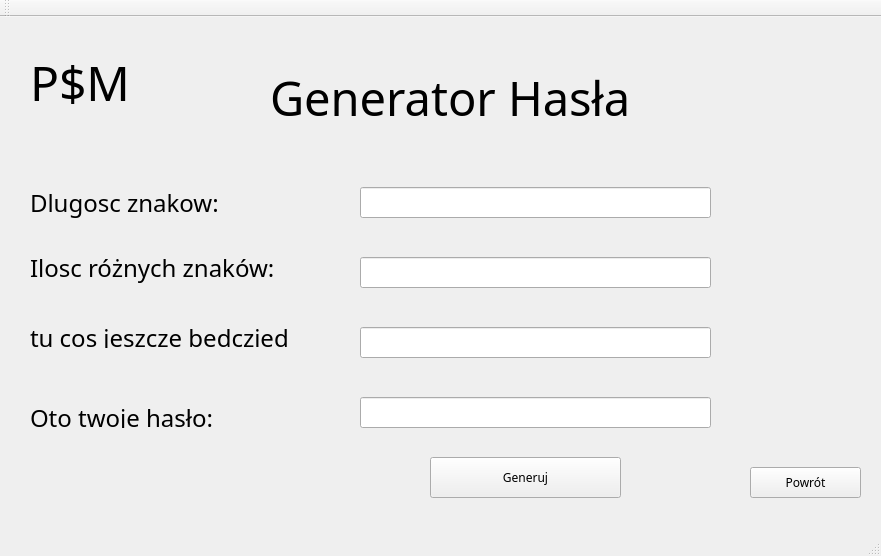
<?xml version="1.0" encoding="UTF-8"?>
<ui version="4.0">
 <class>GeneratePasswordClass</class>
 <widget class="QMainWindow" name="GeneratePasswordClass">
  <property name="geometry">
   <rect>
    <x>0</x>
    <y>0</y>
    <width>881</width>
    <height>556</height>
   </rect>
  </property>
  <property name="windowTitle">
   <string>GeneratePassword</string>
  </property>
  <widget class="QWidget" name="centralWidget">
   <widget class="QPushButton" name="gen_button">
    <property name="geometry">
     <rect>
      <x>430</x>
      <y>440</y>
      <width>191</width>
      <height>41</height>
     </rect>
    </property>
    <property name="font">
     <font>
      <family>Arial Black</family>
     </font>
    </property>
    <property name="text">
     <string>Generuj</string>
    </property>
   </widget>
   <widget class="QLabel" name="label_4">
    <property name="geometry">
     <rect>
      <x>30</x>
      <y>230</y>
      <width>311</width>
      <height>41</height>
     </rect>
    </property>
    <property name="font">
     <font>
      <family>Arial Black</family>
      <pointsize>18</pointsize>
     </font>
    </property>
    <property name="text">
     <string>Ilosc różnych znaków:</string>
    </property>
   </widget>
   <widget class="QLabel" name="label">
    <property name="geometry">
     <rect>
      <x>270</x>
      <y>20</y>
      <width>481</width>
      <height>121</height>
     </rect>
    </property>
    <property name="font">
     <font>
      <family>Arial Black</family>
      <pointsize>35</pointsize>
     </font>
    </property>
    <property name="text">
     <string>Generator Hasła</string>
    </property>
   </widget>
   <widget class="QLineEdit" name="lineEdit_length">
    <property name="geometry">
     <rect>
      <x>360</x>
      <y>170</y>
      <width>351</width>
      <height>31</height>
     </rect>
    </property>
   </widget>
   <widget class="QLabel" name="label_2">
    <property name="geometry">
     <rect>
      <x>30</x>
      <y>160</y>
      <width>291</width>
      <height>51</height>
     </rect>
    </property>
    <property name="font">
     <font>
      <family>Arial Black</family>
      <pointsize>18</pointsize>
     </font>
    </property>
    <property name="text">
     <string>Dlugosc znakow:</string>
    </property>
   </widget>
   <widget class="QLineEdit" name="lineEdit_distinct">
    <property name="geometry">
     <rect>
      <x>360</x>
      <y>240</y>
      <width>351</width>
      <height>31</height>
     </rect>
    </property>
   </widget>
   <widget class="QLabel" name="label_3">
    <property name="geometry">
     <rect>
      <x>30</x>
      <y>30</y>
      <width>121</width>
      <height>71</height>
     </rect>
    </property>
    <property name="font">
     <font>
      <family>Arial Black</family>
      <pointsize>36</pointsize>
     </font>
    </property>
    <property name="text">
     <string>P$M</string>
    </property>
   </widget>
   <widget class="QLineEdit" name="lineEdit_result">
    <property name="geometry">
     <rect>
      <x>360</x>
      <y>380</y>
      <width>351</width>
      <height>31</height>
     </rect>
    </property>
   </widget>
   <widget class="QLabel" name="label_5">
    <property name="geometry">
     <rect>
      <x>30</x>
      <y>390</y>
      <width>231</width>
      <height>21</height>
     </rect>
    </property>
    <property name="font">
     <font>
      <family>Arial Black</family>
      <pointsize>18</pointsize>
     </font>
    </property>
    <property name="text">
     <string>Oto twoje hasło:</string>
    </property>
   </widget>
   <widget class="QLabel" name="label_6">
    <property name="geometry">
     <rect>
      <x>30</x>
      <y>310</y>
      <width>641</width>
      <height>21</height>
     </rect>
    </property>
    <property name="font">
     <font>
      <family>Arial Black</family>
      <pointsize>18</pointsize>
     </font>
    </property>
    <property name="text">
     <string>tu cos jeszcze bedczied</string>
    </property>
   </widget>
   <widget class="QLineEdit" name="lineEdit_distinct_2">
    <property name="geometry">
     <rect>
      <x>360</x>
      <y>310</y>
      <width>351</width>
      <height>31</height>
     </rect>
    </property>
   </widget>
   <widget class="QPushButton" name="bachk_button">
    <property name="geometry">
     <rect>
      <x>750</x>
      <y>450</y>
      <width>111</width>
      <height>31</height>
     </rect>
    </property>
    <property name="font">
     <font>
      <family>Arial Black</family>
     </font>
    </property>
    <property name="text">
     <string>Powrót</string>
    </property>
   </widget>
  </widget>
  <widget class="QMenuBar" name="menuBar">
   <property name="geometry">
    <rect>
     <x>0</x>
     <y>0</y>
     <width>881</width>
     <height>21</height>
    </rect>
   </property>
  </widget>
  <widget class="QToolBar" name="mainToolBar">
   <attribute name="toolBarArea">
    <enum>TopToolBarArea</enum>
   </attribute>
   <attribute name="toolBarBreak">
    <bool>false</bool>
   </attribute>
  </widget>
  <widget class="QStatusBar" name="statusBar"/>
 </widget>
 <layoutdefault spacing="6" margin="11"/>
 <resources/>
 <connections>
  <connection>
   <sender>gen_button</sender>
   <signal>clicked()</signal>
   <receiver>GeneratePasswordClass</receiver>
   <slot>generate_passwor()</slot>
   <hints>
    <hint type="sourcelabel">
     <x>525</x>
     <y>498</y>
    </hint>
    <hint type="destinationlabel">
     <x>440</x>
     <y>277</y>
    </hint>
   </hints>
  </connection>
  <connection>
   <sender>bachk_button</sender>
   <signal>clicked()</signal>
   <receiver>GeneratePasswordClass</receiver>
   <slot>back_to_signu()</slot>
   <hints>
    <hint type="sourcelabel">
     <x>805</x>
     <y>498</y>
    </hint>
    <hint type="destinationlabel">
     <x>440</x>
     <y>277</y>
    </hint>
   </hints>
  </connection>
 </connections>
 <slots>
  <slot>generate_passwor()</slot>
  <slot>back_to_signu()</slot>
 </slots>
</ui>
